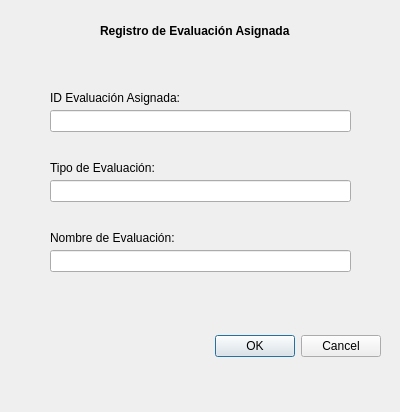
<?xml version="1.0" encoding="UTF-8"?>
<ui version="4.0">
 <class>Dialog</class>
 <widget class="QDialog" name="Dialog">
  <property name="geometry">
   <rect>
    <x>0</x>
    <y>0</y>
    <width>400</width>
    <height>412</height>
   </rect>
  </property>
  <property name="windowTitle">
   <string>Registrar Evaluación</string>
  </property>
  <widget class="QDialogButtonBox" name="buttonBox">
   <property name="geometry">
    <rect>
     <x>40</x>
     <y>330</y>
     <width>341</width>
     <height>32</height>
    </rect>
   </property>
   <property name="orientation">
    <enum>Qt::Horizontal</enum>
   </property>
   <property name="standardButtons">
    <set>QDialogButtonBox::Cancel|QDialogButtonBox::Ok</set>
   </property>
  </widget>
  <widget class="QLabel" name="label">
   <property name="geometry">
    <rect>
     <x>100</x>
     <y>10</y>
     <width>191</width>
     <height>41</height>
    </rect>
   </property>
   <property name="font">
    <font>
     <italic>false</italic>
     <bold>true</bold>
    </font>
   </property>
   <property name="text">
    <string>Registro de Evaluación Asignada</string>
   </property>
  </widget>
  <widget class="QLabel" name="label_2">
   <property name="geometry">
    <rect>
     <x>50</x>
     <y>90</y>
     <width>141</width>
     <height>16</height>
    </rect>
   </property>
   <property name="text">
    <string>ID Evaluación Asignada:</string>
   </property>
  </widget>
  <widget class="QLabel" name="label_3">
   <property name="geometry">
    <rect>
     <x>50</x>
     <y>160</y>
     <width>141</width>
     <height>16</height>
    </rect>
   </property>
   <property name="text">
    <string>Tipo de Evaluación:</string>
   </property>
  </widget>
  <widget class="QLineEdit" name="lineEdit">
   <property name="geometry">
    <rect>
     <x>50</x>
     <y>110</y>
     <width>301</width>
     <height>22</height>
    </rect>
   </property>
  </widget>
  <widget class="QLineEdit" name="lineEdit_2">
   <property name="geometry">
    <rect>
     <x>50</x>
     <y>180</y>
     <width>301</width>
     <height>22</height>
    </rect>
   </property>
  </widget>
  <widget class="QLabel" name="label_4">
   <property name="geometry">
    <rect>
     <x>50</x>
     <y>230</y>
     <width>141</width>
     <height>16</height>
    </rect>
   </property>
   <property name="text">
    <string>Nombre de Evaluación:</string>
   </property>
  </widget>
  <widget class="QLineEdit" name="lineEdit_3">
   <property name="geometry">
    <rect>
     <x>50</x>
     <y>250</y>
     <width>301</width>
     <height>22</height>
    </rect>
   </property>
  </widget>
 </widget>
 <resources/>
 <connections>
  <connection>
   <sender>buttonBox</sender>
   <signal>accepted()</signal>
   <receiver>Dialog</receiver>
   <slot>accept()</slot>
   <hints>
    <hint type="sourcelabel">
     <x>248</x>
     <y>254</y>
    </hint>
    <hint type="destinationlabel">
     <x>157</x>
     <y>274</y>
    </hint>
   </hints>
  </connection>
  <connection>
   <sender>buttonBox</sender>
   <signal>rejected()</signal>
   <receiver>Dialog</receiver>
   <slot>reject()</slot>
   <hints>
    <hint type="sourcelabel">
     <x>316</x>
     <y>260</y>
    </hint>
    <hint type="destinationlabel">
     <x>286</x>
     <y>274</y>
    </hint>
   </hints>
  </connection>
 </connections>
</ui>
